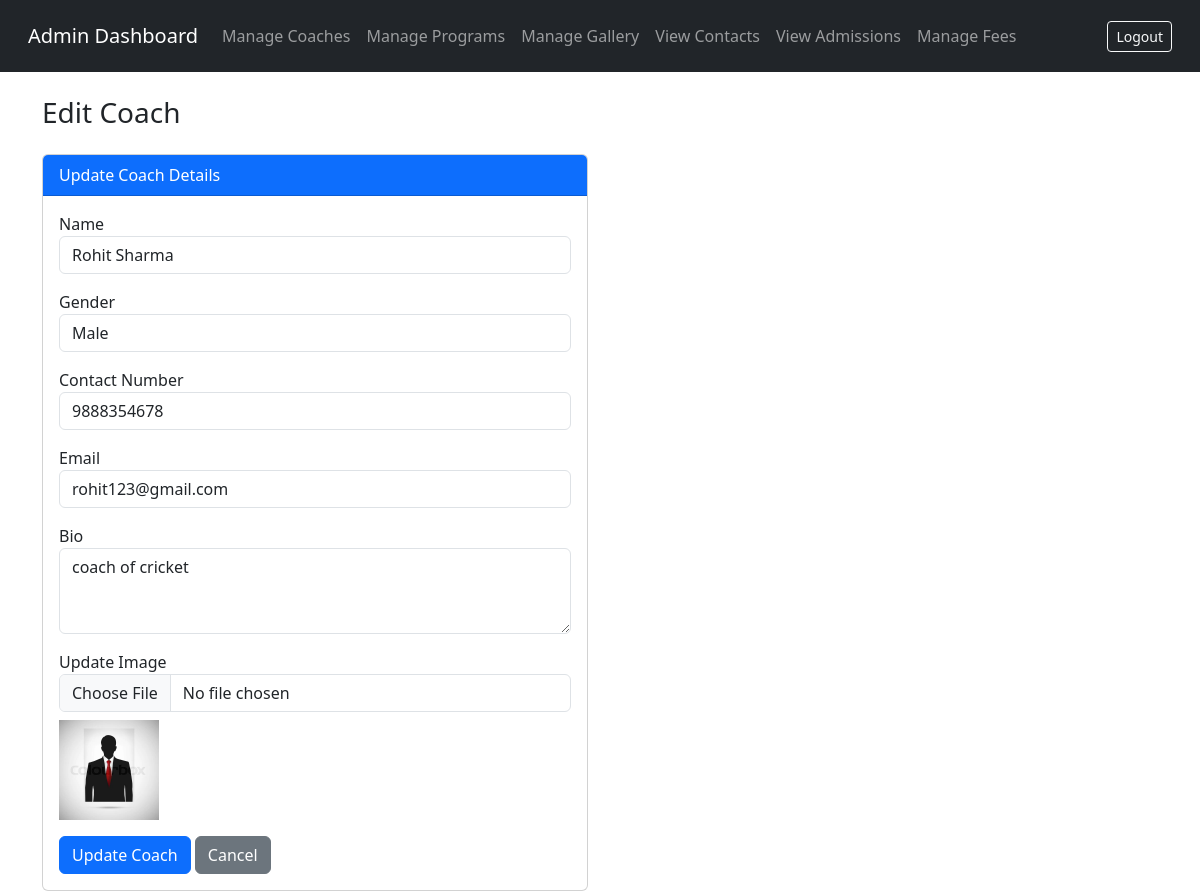
The app's page /admin-area/edit-coach/5/ (signed in) with its own data.
### core/models.py (models this page shows, shortened)
class Coach(models.Model):
    GENDER_CHOICES = (
        ('Male', 'Male'),
        ('Female', 'Female'),
        ('Other', 'Other'),
    )
    name = models.CharField(max_length=100)
    gender = models.CharField(max_length=10, choices=GENDER_CHOICES)
    contact_number = models.CharField(max_length=15)
    email = models.EmailField(unique=True)
    bio = models.TextField()
    image = models.ImageField(upload_to='coaches/')

### core/views.py (the view, shortened to what this page needs)
# urls.py: path('admin-area/edit-coach/<int:coach_id>/', views.edit_coach, name='edit_coach'),
@login_required(login_url='admin_login')
@user_passes_test(is_admin)
def edit_coach(request, coach_id):
    coach = get_object_or_404(Coach, id=coach_id)
    return render(request, 'admin/edit_coach.html', {'coach': coach})

### core/views.py (called while the page is built)
def is_admin(user):
    return user.is_staff

### core/templates/admin/edit_coach.html (shortened to what this page needs)
{% include 'includes/admin_header.html' %}
<h3 class="mb-4">Edit Coach</h3>
<div class="row">
  <div class="col-md-6">
    <div class="card">
      <div class="card-header bg-primary text-white">Update Coach Details</div>
      <div class="card-body">
        <form method="POST" enctype="multipart/form-data">
          <div class="mb-3">
            <label>Name</label>
            <input type="text" name="name" class="form-control" value="{{ coach.name }}" required>
          </div>
          <div class="mb-3">
            <label>Gender</label>
            <select name="gender" class="form-control" required>
              <option value="Male" {% if coach.gender == 'Male' %}selected{% endif %}>Male</option>
            </select>
          </div>
          <div class="mb-3">
            <label>Contact Number</label>
            <input type="text" name="contact_number" class="form-control" value="{{ coach.contact_number }}" required>
          </div>
          <div class="mb-3">
            <label>Email</label>
            <input type="email" name="email" class="form-control" value="{{ coach.email }}" required>
          </div>
          <div class="mb-3">
            <label>Bio</label>
            <textarea name="bio" class="form-control" rows="3" required>{{ coach.bio }}</textarea>
          </div>
          <div class="mb-3">
            <label>Update Image</label>
            <input type="file" name="image" class="form-control">
            {% if coach.image %}
              <img src="{{ coach.image.url }}" class="mt-2" width="100" height="100" style="object-fit:cover;">
            {% endif %}
          </div>
          <button type="submit" class="btn btn-primary">Update Coach</button>
          <a href="{% url 'manage_coaches' %}" class="btn btn-secondary">Cancel</a>
        </form>
      </div>
    </div>
  </div>
</div>
{% include 'includes/admin_footer.html' %}

### records on screen
Coach: name "Rohit Sharma", gender "Male", contact_number "9888354678", email "rohit123@gmail.com", bio "coach of cricket", image (picture)
